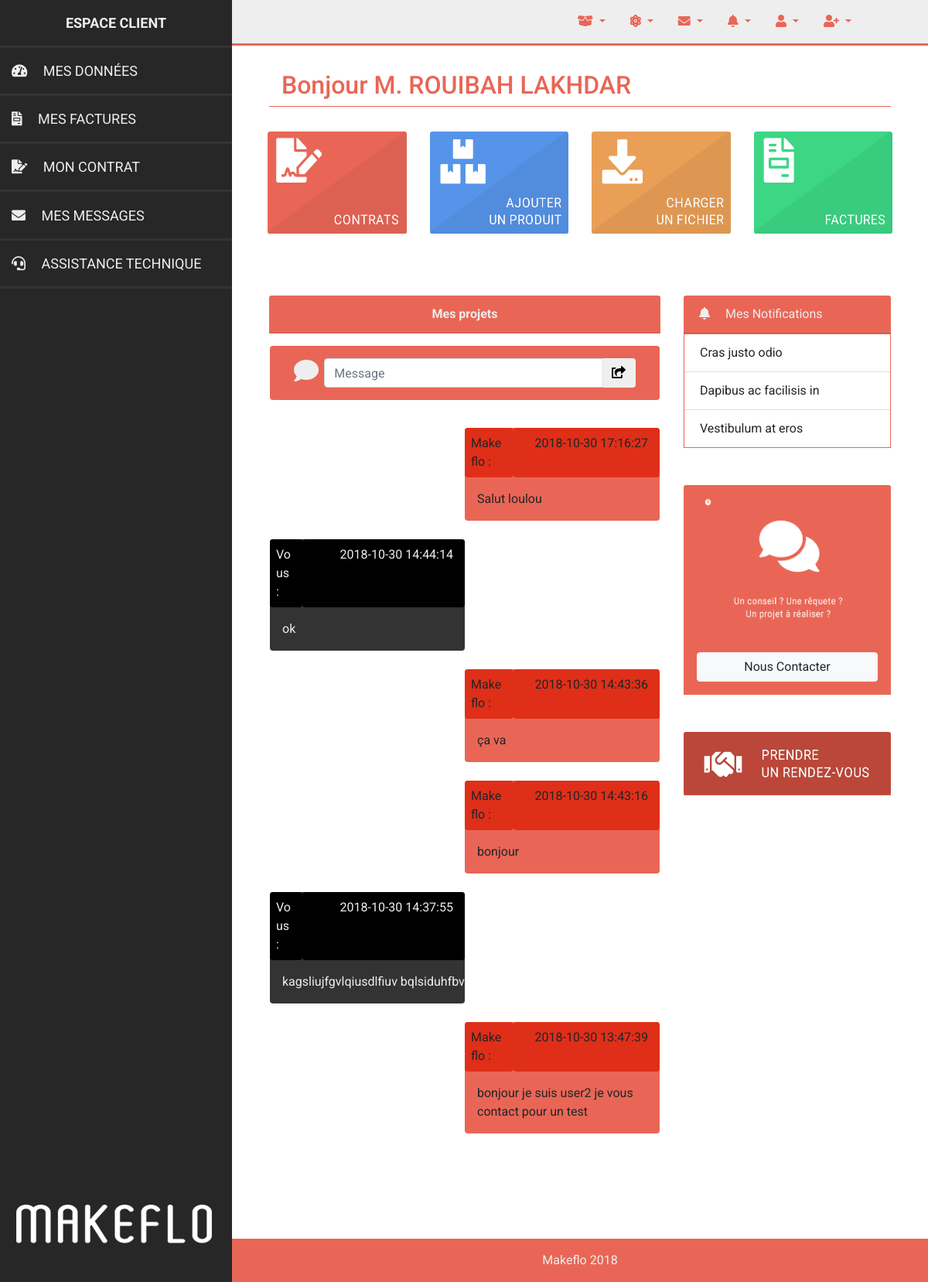
/index.php?page=Repondre&user=3 (signed in), run on the app's committed database.
### tables this page shows
CREATE TABLE `User` (
  `id_user` int(11) NOT NULL,
  `nom` varchar(40) NOT NULL,
  `prenom` varchar(40) NOT NULL,
  `tel` varchar(40) NOT NULL,
  `mail` varchar(40) NOT NULL,
  `password` varchar(40) NOT NULL,
  `folder` varchar(40) DEFAULT NULL,
  `type` varchar(40) NOT NULL
);

CREATE TABLE `Messages` (
  `id_message` int(11) NOT NULL,
  `message` varchar(255) NOT NULL,
  `date_message` datetime NOT NULL,
  `nature` varchar(20) NOT NULL,
  `id_user` int(11) NOT NULL
);

### Core/app/Autoload.php (called while the page is built, shortened)
<?php
class Autoload {
    public function loader() {
        spl_autoload_register(function ($class) {
            $class= str_replace("\\", "/" , $class);
            $filename = "./Core/app/".$class.".php";
        });
    }
}

### Core/app/services/Seed.php (called while the page is built, shortened)
<?php
class Seed {
    private $_table;
    private $_pdo;
    public function __construct (string $table) {
        $dsn = new db\Database();
        $this->_pdo = $dsn->connect();
        $this->_table = $table;
    }
    public function search_in_table (string $id, array $data = null) {
        $value = '';
        if ($data){
            foreach($data as $key => $val){
                if (count($data)> 1){
                    $value .= "$key = '$val' AND ";
                }else {
                    $value .= "$key = '$val'";
                }
            }
            $words = explode( " ", $value );
            $cnt = count($words);
            $value =  implode( " ", $words );
        }
            if($data == null){
                $sql = "SELECT ".$id." FROM ".$this->_table;
            }else {
                $sql = "SELECT ".$id." FROM ".$this->_table." WHERE ".$value;
            }
            $res =  $this->_pdo->query($sql);
            $result = $res->fetchAll();
            if($result){
                return $result;
            }
    }
}

### Core/app/db/Database.php (called while the page is built, shortened)
<?php
class Database {
private $_host = "localhost";
private $_user = "root";
private $_password = "root";
private $_bdd = "makeflo";
    public function connect (){
        try {
            $this->_pdo = new \PDO("mysql:dbname=".$this->_bdd.";host=".$this->_host, $this->_user, $this->_password, array(PDO::MYSQL_ATTR_INIT_COMMAND => "SET NAMES utf8"));
            return $this->_pdo;
        }
        catch (Exception $e) {die("impossible de se connecter a la base de données ");
        }
    }
}

### Core/models/NavA.model.php (called while the page is built, shortened)
<?php
$login = new services\Seed('User');
$array = array("id_user" => $_SESSION['login']['id']);
$res_admin = $login->search_in_table('*', $array);

### Core/app/controlers/Controler.php (called while the page is built, shortened)
<?php
class Controler {
    public function __construct($req) {
        require_once "./Core/models/".$req.".model.php";
        require_once "./Core/views/".$req.".view.php";
    }
}

### Core/app/services/Tools.php (called while the page is built, shortened)
<?php
class Tools {
    static function search_with (string $id, $table, string $prifix = null) {
        $dsn = new db\Database();
        $pdo = $dsn->connect();
        $sql = "SELECT ".$id." FROM ".$table." ".$prifix;
        $res =  $pdo->query($sql)or var_dump($pdo->errorInfo());
        $result = $res->fetchAll();
        if($result){
            return $result;
        }
    }
}

### Core/models/Repondre.model.php (called while the page is built, shortened)
<?php
$res_message = services\Tools::search_with ("*", "Messages", "WHERE id_user='".$_GET['user']."'  ORDER BY id_message DESC LIMIT 10");

### Core/views/Repondre.view.php (the view, shortened to what this page needs)
<div class="row row-body p-lg-5 p-3">
    <div class="col-12 col-lg-8 col-body pl-lg-0">
    <div class="card col-12 pl-lg-0 pb-5" >
        <div class="card-header text-center">
            <b>Mes projets</b>
        </div>
        <div class="card-body p-3">
            <form method="post" action="">
                <div class="row d-flex row-project mb-1 p-3 pr-0 rounded">
                    <div class="col-1 pt-0"><i class="fas fa-comment fa-2x"></i></div>
                    <div class="col-10">
                        <div class="form-group m-0">
                            <input type="text" class="form-control" id="message" name="message" aria-describedby="message" placeholder="Message">
                        </div>
                    </div>
                    <div class="col-1 d-flex justify-content-end"><button class="btn" type="submit" style="height: 38px;"><i class="fas fa-share-square "></i></button></a></div>
                </div>
            </form>
        </div>
        <div class="card-body p-3">
            <?php
            if($res_message):
                foreach($res_message as $val):
                    if($val['nature'] === 'response'){
            ?>
                        <div class="row d-flex justify-content-start row-message  ">
                            <div class="col-6 p-0 col-reponse mb-4 rounded ">
                                    <div class="row m-0">
                                        <div class="col-2 ml-0 pl-0 title pl-2 pt-2 pb-2 rounded">Vous :</div>
                                        <div class="col-10 ml-0 pl-0 title pl-2 pt-2 pb-2 rounded d-flex justify-content-end"><?= $val['date_message'] ?></div>
                                    </div>
                                <p class="ml-3 pt-3"><?= $val['message'] ?></p>
                            </div>
                        </div>
                    <?php
                    }else if($val['nature'] === 'send'){
                    ?>
                        <div class="row d-flex justify-content-end row-message">
                            <div class="col-6 p-0 col-message mb-4 rounded ">
                                <div class="row m-0">
                                    <div class="col-3 ml-0 pl-0 title pl-2 pt-2 pb-2 rounded">Makeflo :</div>
                                    <div class="col-9 ml-0 pl-0 title pl-2 pt-2 pb-2 rounded d-flex justify-content-end"><?= $val['date_message'] ?></div>
                                </div>
                                <p class="ml-3 pt-3"><?= $val['message'] ?></p>
                            </div>
                        </div>
            <?php
                    }
                endforeach;
            endif;
            ?>
        </div>
    </div>
</div>

### Core/default/HeadNavA.view.php
<div class="row row-head-nav ">
    <div class="col-12 d-flex flex-wrap pl-5 pr-5 pt-3 pb-3">
            <div class="title  pt-3 pl-3 pr-3 pb-0 col-12">
                <h2>Bonjour M. <?= strtoupper ($res_admin[0]['nom'])." ".strtoupper ($res_admin[0]['prenom']) ?></h2>
            </div>
    </div>
</div>
<div class="row row-head-nav p-3 pt-3">
    <div class="col-12 d-flex flex-wrap">
        <a href="" class="card col-12 col-sm-6 col-lg-3 mb-3">
            <div class="test">
                <img class="card-img-top" src="./ressources/img/bloc_rougeA.png" alt="Card image cap">
            </div>
        </a>
        <a href="?page=Abonnement" class="card col-12 col-sm-6 col-lg-3 mb-3">
            <div class="test">
                <img class="card-img-top" src="./ressources/img/bloc_bleuA.png" alt="Card image cap">
            </div>
        </a>
        <a href="?page=Upload" class="card col-12 col-sm-6 col-lg-3 mb-3">
            <div class="test">
                <img class="card-img-top" src="./ressources/img/bloc_orangeA.png" alt="Card image cap">
            </div>
        </a>
        <a href="" class="card col-12 col-sm-6 col-lg-3 mb-3">
            <div class="test">
                <img class="card-img-top" src="./ressources/img/bloc_vertA.png" alt="Card image cap">
            </div>
        </a>
    </div>
</div>

### data on the page
user: nom "ROUIBAH", prenom "LAKHDAR"
messages: date_message "2018-10-30 17:16:27", message "Salut loulou"
messages: date_message "2018-10-30 14:44:14", message "ok"
messages: date_message "2018-10-30 14:43:36", message "ça va"
messages: date_message "2018-10-30 14:43:16", message "bonjour"
messages: date_message "2018-10-30 14:37:55", message "kagsliujfgvlqiusdlfiuv bqlsiduhfbv"
messages: date_message "2018-10-30 13:47:39", message "bonjour je suis user2 je vous contact pour un test"
